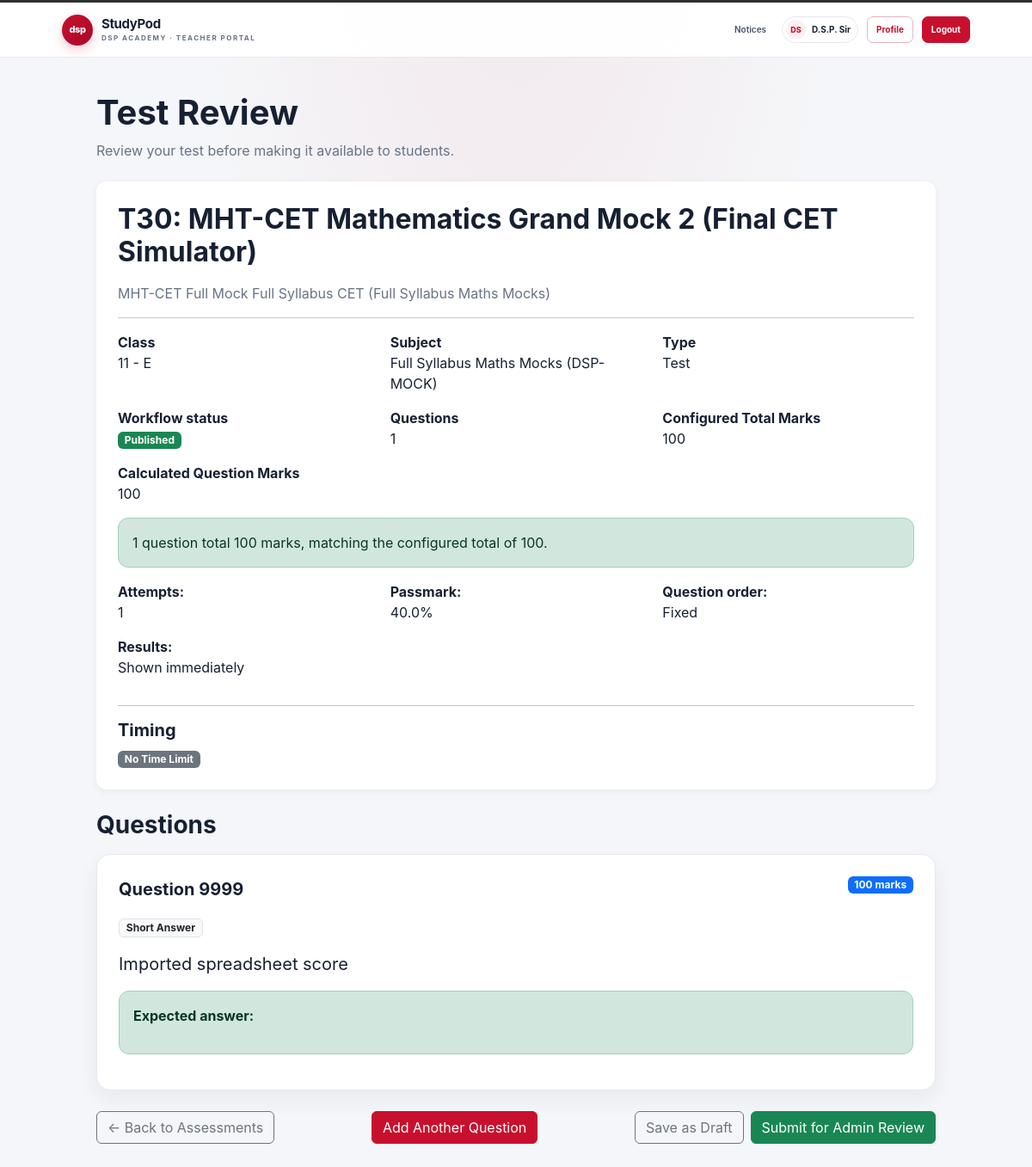
Page /exam/assessments/60/preview/ (signed in) on the committed database.
### accounts/models.py (models this page shows, shortened)
class User(AbstractUser):
    class Role(models.TextChoices):
        TEACHER = "TEACHER", "Teacher"
        STUDENT = "STUDENT", "Student"
        PARENT = "PARENT", "Parent"
    role = models.CharField(
        max_length=10,
        choices=Role.choices,
        default=Role.STUDENT,
    )

### academics/models.py (models this page shows, shortened)
class Assessment(models.Model):
    class WorkflowStatus(models.TextChoices):
        DRAFT = "DRAFT", "Draft"
        PENDING_ADMIN = "PENDING_ADMIN", "Pending Admin Review"
        PUBLISHED = "PUBLISHED", "Published"
    class AssessmentType(models.TextChoices):
        TEST = "TEST", "Test"
        ASSIGNMENT = "ASSIGNMENT", "Assignment"
    class TimingMode(models.TextChoices):
        NONE = "NONE", "No Time Limit"
        ENTIRE_TEST = "ENTIRE_TEST", "Entire Test"
        PER_QUESTION = "PER_QUESTION", "Per Question"
    title = models.CharField(max_length=200)
    description = models.TextField(blank=True)
    teacher = models.ForeignKey(
        "accounts.TeacherProfile",
        on_delete=models.CASCADE,
        related_name="assessments"
    )
    student_class = models.ForeignKey(
        Class,
        on_delete=models.CASCADE,
        related_name="assessments"
    )
    subject = models.ForeignKey(
        Subject,
        on_delete=models.CASCADE,
        related_name="assessments"
    )
    assessment_type = models.CharField(
        max_length=20,
        choices=AssessmentType.choices
    )
    total_marks = models.PositiveIntegerField()
    workflow_status = models.CharField(
        max_length=20,
        choices=WorkflowStatus.choices,
        default=WorkflowStatus.DRAFT,
    )
    is_published = models.BooleanField(default=False)
    max_attempts = models.PositiveIntegerField(default=1)
    shuffle_questions = models.BooleanField(default=False)
    show_results_immediately = models.BooleanField(default=True)
    results_released = models.BooleanField(default=False)
    passmark_percentage = models.FloatField(default=40.0)
    access_code = models.CharField(max_length=20, blank=True, null=True)
    instructions = models.TextField(blank=True)
    timing_mode = models.CharField(
        max_length=20,
        choices=TimingMode.choices,
        default=TimingMode.NONE
    )
    duration_hours = models.PositiveIntegerField(
        default=0
    )
    duration_minutes = models.PositiveIntegerField(
        default=0
    )
    available_from = models.DateTimeField(
        null=True,
        blank=True
    )
    due_date = models.DateTimeField(
        null=True,
        blank=True
    )
    created_at = models.DateTimeField(
        auto_now_add=True
    )

class Class(models.Model):
    name = models.CharField(max_length=50)
    section = models.CharField(max_length=10)
    academic_year = models.CharField(max_length=20)
    def __str__(self):
        return f"{self.name} - {self.section}"

class Subject(models.Model):
    name = models.CharField(max_length=100)
    code = models.CharField(max_length=20, unique=True)
    def __str__(self):
        return f"{self.name} ({self.code})"

### exam_engine/models.py (models this page shows, shortened)
class Question(models.Model):
    class QuestionType(models.TextChoices):
        MCQ_SINGLE = "MCQ_SINGLE", "MCQ - Single Correct"
        MCQ_MULTI = "MCQ_MULTI", "MCQ - Multiple Correct"
        TRUE_FALSE = "TRUE_FALSE", "True / False"
        NUMERICAL = "NUMERICAL", "Numerical"
        SHORT_ANSWER = "SHORT_ANSWER", "Short Answer"
    assessment = models.ForeignKey(
        "academics.Assessment",
        on_delete=models.CASCADE,
        related_name="questions"
    )
    question_text = models.TextField()
    question_type = models.CharField(
        max_length=20,
        choices=QuestionType.choices
    )
    marks = models.PositiveIntegerField(
        default=1
    )
    negative_marking = models.BooleanField(
        default=False
    )
    negative_marks = models.DecimalField(
        max_digits=5,
        decimal_places=2,
        default=0
    )
    correct_answer = models.TextField(
        blank=True
    )
    time_limit_hours = models.PositiveIntegerField(
        default=0
    )
    time_limit_minutes = models.PositiveIntegerField(
        default=0
    )
    order = models.PositiveIntegerField(
        default=1
    )
    explanation = models.TextField(
        blank=True
    )
    created_at = models.DateTimeField(
        auto_now_add=True
    )
    class Meta:
        ordering = ["order", "id"]

### exam_engine/views.py (the view, shortened to what this page needs)
@login_required
def test_preview(request, assessment_id):
    if request.user.role != "TEACHER":
        return redirect("dashboard")
    teacher = request.user.teacher_profile
    assessment = Assessment.objects.filter(
        id=assessment_id,
        teacher=teacher
    ).select_related(
        "student_class",
        "subject"
    ).first()
    if not assessment:
        messages.error(
            request,
            "Assessment not found or you do not have permission to view it."
        )
        return redirect("dashboard")
    questions = assessment.questions.prefetch_related(
        "options",
        "images"
    ).order_by(
        "order",
        "id"
    )
    calculated_total_marks = sum(
        question.marks
        for question in questions
    )
    marks_match = calculated_total_marks == assessment.total_marks
    mark_difference = abs(assessment.total_marks - calculated_total_marks)
    strict_mark_validation = getattr(settings, "ASSESSMENT_MARKS_STRICT", True)
    return render(
        request,
        "exam_engine/test_preview.html",
        {
            "assessment": assessment,
            "questions": questions,
            "question_count": questions.count(),
            "calculated_total_marks": calculated_total_marks,
            "marks_match": marks_match,
            "mark_difference": mark_difference,
            "strict_mark_validation": strict_mark_validation,
        }
    )

### exam_engine/templates/exam_engine/test_preview.html (shortened to what this page needs)
<!DOCTYPE html>
<html lang="en">
<head>
    <link
        href="https://cdn.jsdelivr.net/npm/bootstrap@5.3.3/dist/css/bootstrap.min.css"
        rel="stylesheet"
    >
</head>
<body class="teacher-parent-portal">
{% include "accounts/partials/student_portal_header.html" %}
<div class="container preview-container">
    <div class="mb-4">
        <h1 class="fw-bold">{{ assessment.get_assessment_type_display }} Review</h1>
        <p class="text-muted">
            Review your test before making it available to students.
        </p>
    </div>
    <div class="summary-card">
        <h2 class="fw-bold mb-3">
            {{ assessment.title }}
        </h2>
        {% if assessment.description %}
            <p class="text-muted">
                {{ assessment.description }}
            </p>
        {% endif %}
        <hr>
        <div class="row">
            <div class="col-md-4 mb-3">
                <strong>Class</strong>
                <br>
                {{ assessment.student_class }}
            </div>
            <div class="col-md-4 mb-3">
                <strong>Subject</strong>
                <br>
                {{ assessment.subject }}
            </div>
            <div class="col-md-4 mb-3">
                <strong>Type</strong>
                <br>
                {{ assessment.get_assessment_type_display }}
            </div>
            <div class="col-md-4 mb-3">
                <strong>Workflow status</strong><br>
                <span class="badge {% if assessment.workflow_status == 'PUBLISHED' %}bg-success{% elif assessment.workflow_status == 'PENDING_ADMIN' %}bg-warning text-dark{% else %}bg-secondary{% endif %}">{{ assessment.get_workflow_status_display }}</span>
            </div>
            <div class="col-md-4 mb-3">
                <strong>Questions</strong>
                <br>
                {{ question_count }}
            </div>
            <div class="col-md-4 mb-3">
                <strong>Configured Total Marks</strong>
                <br>
                {{ assessment.total_marks }}
            </div>
            <div class="col-md-4 mb-3">
                <strong>Calculated Question Marks</strong>
                <br>
                {{ calculated_total_marks }}
            </div>
            <div class="col-12">
                {% if marks_match %}
                    <div class="alert alert-success" role="status">
                        {{ question_count }} question{{ question_count|pluralize }} total {{ calculated_total_marks }} marks, matching the configured total of {{ assessment.total_marks }}.
                    </div>
                {% endif %}
            </div>
            <div class="col-md-4 mb-3"><strong>Attempts:</strong><br>{% if assessment.max_attempts == 0 %}Unlimited{% else %}{{ assessment.max_attempts }}{% endif %}</div>
            <div class="col-md-4 mb-3"><strong>Passmark:</strong><br>{{ assessment.passmark_percentage|floatformat:1 }}%</div>
            <div class="col-md-4 mb-3"><strong>Question order:</strong><br>{% if assessment.shuffle_questions %}Shuffled per attempt{% else %}Fixed{% endif %}</div>
            <div class="col-md-4 mb-3"><strong>Results:</strong><br>{% if assessment.show_results_immediately %}Shown immediately{% elif assessment.results_released %}Released{% else %}Withheld{% endif %}</div>
        </div>
        <hr>
        <h5 class="fw-bold">
            Timing
        </h5>
        {% if assessment.timing_mode == "NONE" %}
            <span class="badge bg-secondary">
                No Time Limit
            </span>
        {% elif assessment.timing_mode == "ENTIRE_TEST" %}
            <p class="mb-0">
                <strong>Entire Test:</strong>
                {{ assessment.duration_hours }} hour(s)
                {{ assessment.duration_minutes }} minute(s)
            </p>
        {% elif assessment.timing_mode == "PER_QUESTION" %}
            <p class="mb-0">
                <strong>Per Question:</strong>
                Each question may have its own time limit.
            </p>
        {% endif %}
    </div>
    <div class="mb-3">
        <h3 class="fw-bold">
            Questions
        </h3>
    </div>
    {% if questions %}
        {% for question in questions %}
            <div class="question-card">
                <div class="d-flex justify-content-between align-items-start mb-3">
                    <div class="question-number">
                        Question {{ question.order }}
                    </div>
                    <span class="badge bg-primary">
                        {{ question.marks }} mark{{ question.marks|pluralize }}
                    </span>
                </div>
                <div class="mb-3">
                    <span class="badge bg-light text-dark border">
                        {{ question.get_question_type_display }}
                    </span>
                </div>
                <div class="fs-5 mb-3">
                    {{ question.question_text|linebreaks }}
                </div>
                {% if question.question_type == "SHORT_ANSWER" %}
                    <div class="alert alert-success">
                        <strong>Expected answer:</strong>
                    </div>
                {% endif %}
            </div>
        {% endfor %}
    {% else %}
        <div class="alert alert-warning">
            No questions have been added to this test yet.
        </div>
    {% endif %}
    <div class="d-flex justify-content-between align-items-center mt-4 mb-5">
        <a
            href="{% url 'test_management' %}"
            class="btn btn-outline-secondary"
        >
            ← Back to Assessments
        </a>
        <a
            href="{% url 'question_create' assessment.id %}"
            class="btn btn-primary"
        >
            Add Another Question
        </a>
        <div class="d-flex flex-wrap gap-2">
            <form method="post">
                <button type="submit" name="action" value="save_draft" class="btn btn-outline-secondary">Save as Draft</button>
            </form>
            {% if assessment.assessment_type == "TEST" %}
                {% if assessment.workflow_status == "PENDING_ADMIN" %}
                    <span class="btn btn-warning disabled">Submitted for Admin Review</span>
                {% else %}
                    <form method="post">
                        <button id="publishAssessmentButton" type="submit" name="action" value="submit_admin" class="btn btn-success" {% if not question_count %}disabled{% endif %}>Submit for Admin Review</button>
                    </form>
                {% endif %}
            {% elif assessment.is_published %}
                <form method="post">
                    {% csrf_token %}
                    <button type="submit" name="action" value="unpublish" class="btn btn-outline-warning">Unpublish</button>
                </form>
            {% else %}
                <form method="post">
                    {% csrf_token %}
                    <button id="publishAssessmentButton" type="submit" name="action" value="upload" class="btn btn-success" {% if not question_count %}disabled{% endif %}>Upload to Students</button>
                </form>
            {% endif %}
        </div>
    </div>
</div>
</body>
</html>

### accounts/templates/accounts/partials/student_portal_header.html
<nav class="navbar navbar-expand-lg student-nav" aria-label="Student portal">
    <div class="container-fluid student-nav-inner">
        <a class="student-brand" href="{% url 'dashboard' %}" aria-label="StudyPod student dashboard">
            <span class="student-brand-mark">dsp</span>
            <span class="student-brand-copy">
                <strong>StudyPod</strong>
                <small>DSP ACADEMY · {% if user.role == "TEACHER" %}TEACHER PORTAL{% elif user.role == "PARENT" %}PARENT PORTAL{% else %}STUDENT PORTAL{% endif %}</small>
            </span>
        </a>
        <div class="student-nav-links">
            <a href="{% url 'notices' %}">Notices</a>
            <span class="student-user-chip">
                <span class="student-avatar">{% if user.first_name and user.last_name %}{{ user.first_name|first|upper }}{{ user.last_name|first|upper }}{% else %}{{ user.get_full_name|default:user.username|first|upper }}{% endif %}</span>
                {{ user.get_full_name|default:user.username }}
            </span>
            <a class="student-nav-button" href="{% url 'profile' %}">Profile</a>
            <a class="student-nav-button student-logout" href="{% url 'logout' %}">Logout</a>
        </div>
    </div>
</nav>

### exam_engine/templates/exam_engine/test_preview.html (style rules this page uses)
body { background-color: #f5f7fb; }
.preview-container { max-width: 1000px; margin: 40px auto; }
.question-card { background: white; border-radius: 12px; padding: 25px; margin-bottom: 20px; box-shadow: 0 2px 8px rgba(0, 0, 0, 0.06); }
.question-number { font-weight: 700; font-size: 20px; }
.summary-card { background: white; border-radius: 12px; padding: 25px; margin-bottom: 25px; box-shadow: 0 2px 8px rgba(0, 0, 0, 0.06); }

### rows in the picture
User: first_name|first "D", last_name|first "S", get_full_name "D.S.P. Sir"
Assessment: assessment_type "Test", title "T30: MHT-CET Mathematics Grand Mock 2 (Final CET Simulator)", description "MHT-CET Full Mock Full Syllabus CET (Full Syllabus Maths Mocks)", student_class "11 - E", subject "Full Syllabus Maths Mocks (DSP-MOCK)", workflow_status "Published", total_marks "100", max_attempts "1", passmark_percentage "40.0"
Question: order "9999", marks "100", question_type "Short Answer", question_text "Imported spreadsheet score"

### other values in the picture
{{ question_count }} "1"
{{ calculated_total_marks }} "100"
